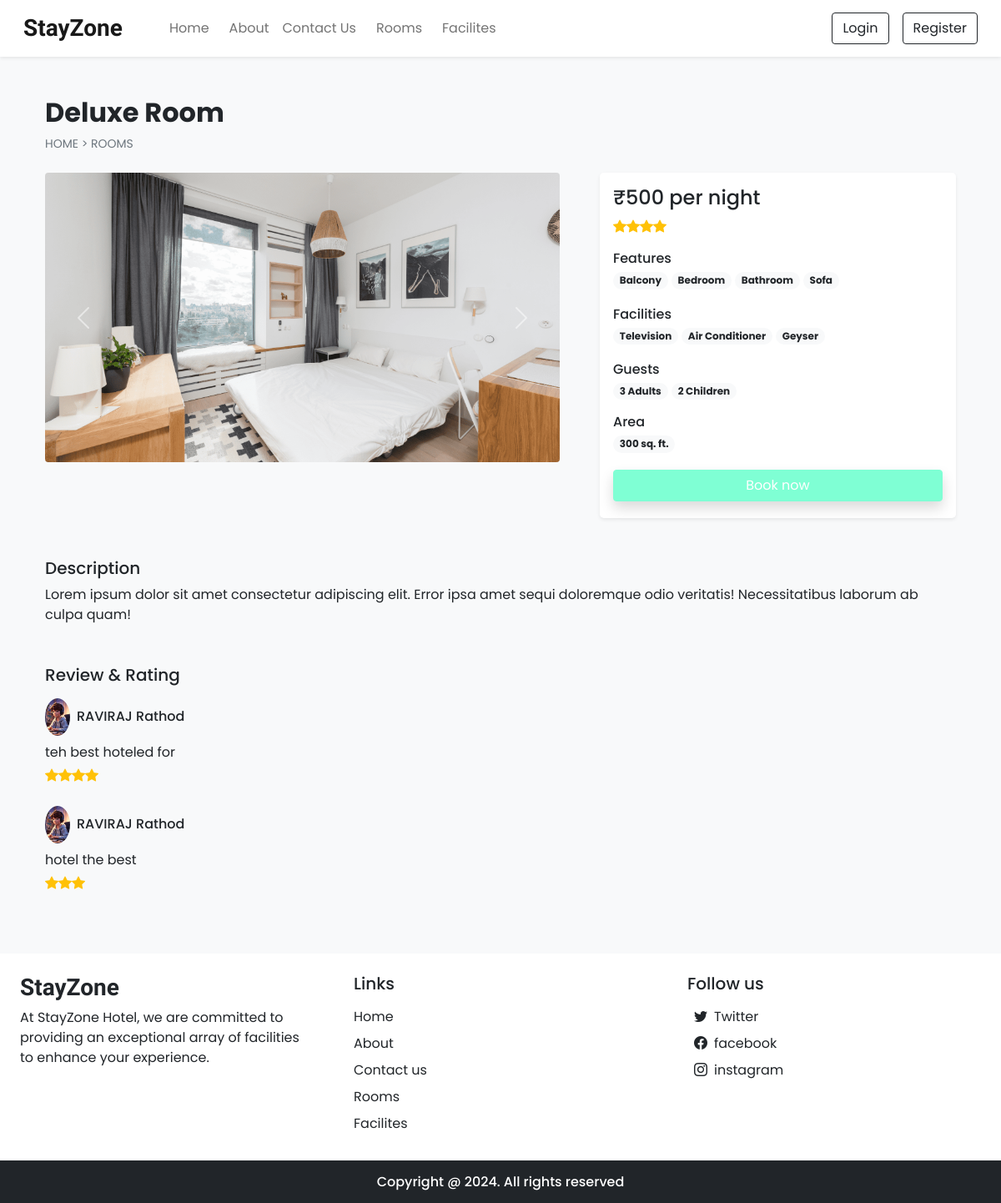
The app's page /room_details.php?id=6 with its own data.
### tables this page shows
CREATE TABLE `settings` (
  `sr_no` int(11) NOT NULL,
  `site_title` varchar(50) NOT NULL,
  `site_about` varchar(250) NOT NULL,
  `shutdown` tinyint(1) NOT NULL
);

CREATE TABLE `rooms` (
  `id` int(11) NOT NULL,
  `name` varchar(150) NOT NULL,
  `area` int(11) NOT NULL,
  `price` int(11) NOT NULL,
  `num_room` int(11) NOT NULL,
  `adult` int(11) NOT NULL,
  `children` int(11) NOT NULL,
  `description` varchar(350) NOT NULL,
  `status` tinyint(4) NOT NULL DEFAULT 1,
  `removed` int(11) NOT NULL DEFAULT 0
);

CREATE TABLE `room_images` (
  `sr_no` int(11) NOT NULL,
  `room_id` int(11) NOT NULL,
  `image` varchar(150) NOT NULL,
  `thumb` tinyint(4) NOT NULL DEFAULT 0
);

CREATE TABLE `features` (
  `id` int(11) NOT NULL,
  `name` varchar(50) NOT NULL
);

CREATE TABLE `facilities` (
  `id` int(11) NOT NULL,
  `icon` varchar(100) NOT NULL,
  `name` varchar(50) NOT NULL,
  `description` varchar(250) NOT NULL
);

CREATE TABLE `rating_review` (
  `sr_no` int(11) NOT NULL,
  `booking_id` int(11) NOT NULL,
  `room_id` int(11) NOT NULL,
  `user_id` int(11) NOT NULL,
  `rating` int(11) NOT NULL,
  `review` varchar(200) NOT NULL,
  `seen` int(11) NOT NULL DEFAULT 0,
  `datentime` datetime NOT NULL DEFAULT current_timestamp()
);

CREATE TABLE `user_cred` (
  `id` int(11) NOT NULL,
  `name` varchar(100) NOT NULL,
  `email` varchar(150) NOT NULL,
  `address` varchar(120) NOT NULL,
  `phonenum` varchar(100) NOT NULL,
  `pincode` int(11) NOT NULL,
  `dob` date NOT NULL,
  `profile` varchar(100) NOT NULL,
  `password` varchar(200) NOT NULL,
  `status` int(11) NOT NULL DEFAULT 1,
  `datentime` datetime NOT NULL DEFAULT current_timestamp()
);

### admin/inc/db_config.php (called while the page is built, shortened)
<?php
function select($sql, $value, $datatype)
{
    $con = $GLOBALS['con'];
    if ($stmt = mysqli_prepare($con, $sql)) {
        mysqli_stmt_bind_param($stmt, $datatype, ...$value);
        if (mysqli_stmt_execute($stmt)) {
            $res = mysqli_stmt_get_result($stmt);
            return $res;
        } else {
            mysqli_stmt_close($stmt);
            die("Query cannot be executed - Select");
        }
    } else {
        die("Query cannot be prepared - Select");
    }
}
?>

### room_details.php (the view, shortened to what this page needs)
<!DOCTYPE html>
<html lang="en">
<head>
  <?php require('inc/links.php'); ?>
</head>
<body class="bg-light">
  <?php require('inc/header.php'); ?>
  <?php
  $data = filteration($_GET);
  $room_res = select("SELECT * FROM `rooms` WHERE `id`=? AND `status`=? AND `removed`=?", [$data['id'], 1, 0], 'iii');
  $room_data = mysqli_fetch_assoc($room_res);
  ?>
  <div class="container">
    <div class="row">
      <div class="col-12 my-5 mb-4 px-4">
        <h2 class="fw-bold"><?php echo $room_data['name'] ?></h2>
        <div style="font-size: 14px;">
          <a href="index.php" class="text-secondary text-decoration-none">HOME</a>
          <span class="text-secondary"> > </span>
          <a href="rooms.php" class="text-secondary text-decoration-none">ROOMS</a>
        </div>
      </div>
      <div class="col-lg-7 col-md-12 px-4">
        <div id="roomCarousel" class="carousel slide" data-bs-ride="carousel">
          <div class="carousel-inner">
            <?php
            $room_img = ROOMS_IMG_PATH . "thumbnail.jpg";
            $img_q = mysqli_query($con, "SELECT * FROM `room_images`
          WHERE `room_id`='$room_data[id]'");
            if (mysqli_num_rows($img_q) > 0) {
              $active_class = 'active';
              while ($img_res = mysqli_fetch_assoc($img_q)) {
                echo "
            <div class='carousel-item $active_class'>
              <img src='" . ROOMS_IMG_PATH . $img_res['image'] . "' class='d-block w-100 rounded'>
            </div>
          ";
                $active_class = '';
              }
            } else {
              echo "<div class='carousel-item active'>
            <img src='$room_img' class='d-block w-100'>
            </div>";
            }
            ?>
          </div>
          <button class="carousel-control-prev" type="button" data-bs-target="#roomCarousel" data-bs-slide="prev">
            <span class="carousel-control-prev-icon" aria-hidden="true"></span>
          </button>
          <button class="carousel-control-next" type="button" data-bs-target="#roomCarousel" data-bs-slide="next">
            <span class="carousel-control-next-icon" aria-hidden="true"></span>
          </button>
        </div>
      </div>
      <div class="col-lg-5 col-md-12 px-4">
        <div class="card mb-4 border-0 shadow-sm rounded-3">
          <div class="card-body">
            <?php
            echo <<<price
                     <h4>₹$room_data[price] per night</h4>
            price;
      $rating_q = "SELECT AVG(rating) AS `avg_rating` FROM `rating_review`
        WHERE `room_id`= '$room_data[id]' ORDER BY `sr_no`  DESC LIMIT 10";
        $rating_res = mysqli_query($con,$rating_q);
        $rating_fetch = mysqli_fetch_assoc($rating_res);
        $rating_data = "";
        if($rating_fetch['avg_rating']!=NULL){
                    for($i=0; $i < $rating_fetch['avg_rating']; $i++){
                    $rating_data .= "<i class='bi bi-star-fill text-warning'></i>";
                      }
                     }
            echo <<<rating
            <div class="mb-3">
            $rating_data
            </div>
            rating;
            $fea_q = mysqli_query($con, "SELECT f.name FROM `features` f
           INNER JOIN `room_features` rfea ON f.id=rfea.features_id
           WHERE rfea.room_id='$room_data[id]'");
            $features_data = "";
            while ($fea_row = mysqli_fetch_assoc($fea_q)) {
              $features_data .= "<span class='badge rounded-pill bg-light text-dark text-wrap me-1 mb-1'>
                   $fea_row[name]
                 </span>";
            }
            echo <<<features
            <div class="mb-3">
                  <h6 class="mb-1">Features </h6>
                   $features_data
                 </div>
          features;
            $fac_q = mysqli_query($con, "SELECT f.name FROM `facilities` f
           INNER JOIN `room_facilities` rfea ON f.id=rfea.facilities_id
           WHERE rfea.room_id='$room_data[id]'");
            $facilities_data = "";
            while ($fac_row = mysqli_fetch_assoc($fac_q)) {
              $facilities_data .= "<span class='badge rounded-pill bg-light text-dark text-wrap me-1 mb-1'>
                   $fac_row[name]
                 </span>";
            }
            echo <<<facilities
            <div class="mb-3">
                  <h6 class="mb-1">Facilities </h6>
                   $facilities_data
                 </div>
            facilities;
            echo <<<guests
            <div class="mb-3 ">
                    <h6 class="mb-1"> Guests</h6>
                    <span class="badge rounded-pill bg-light text-dark  text-wrap">
                      $room_data[adult] Adults
                    </span>
                    <span class="badge rounded-pill bg-light text-dark  text-wrap">
                      $room_data[children] Children
                    </span>
                    </div>
            guests;
            echo <<<area
            <div class="mb-3">
                  <h6 class="mb-1">Area</h6>
                  <span class='badge rounded-pill bg-light text-dark text-wrap me-1 mb-1'>
                  $room_data[area] sq. ft.
                 </span>
                 </div>
            area;
            if (!$settings_r['shutdown']) {
          $login=0;
              echo <<<book
              <button onclick='checkLoginToBook($login,$room_data[id])' class="btn  w-100 text-white custom-bg shadow mb-1">Book now</button>
              book;
            }
            ?>
          </div>
        </div>
      </div>
      <div class=" col-12 mt-4 px-4">
        <div class="mb-5">
          <h5>Description</h5>
          <p>
            <?php echo $room_data['description'] ?>
          </p>
        </div>
        <div>
          <h5 class="mb-3">Review & Rating</h5>
          <?php
        $review_q = "SELECT rr.*,uc.name AS uname, uc.profile ,r.name AS rname FROM `rating_review` rr
                INNER JOIN `user_cred` uc ON rr.user_id = uc.id
                INNER JOIN `rooms` r ON rr.room_id = r.id
                WHERE rr.room_id = '$room_data[id]'
                 ORDER BY `sr_no` DESC LIMIT 10";
                 $review_res =mysqli_query($con,$review_q);
                 $img_path = USERS_IMG_PATH;
                 if(mysqli_num_rows($review_res)==0){
                  echo 'No Review Yet ';
                 }
                 else{
                while($row = mysqli_fetch_assoc($review_res)){
                $stars = "<i class='bi bi-star-fill text-warning'></i>";
                    for($i=1; $i<$row['rating']; $i++){
                      $stars .= "<i class='bi bi-star-fill text-warning'></i>";
                    }
                  echo<<<reviews
                  <div class="mb-4">
                    <div class=" d-flex align-items-center mb-2">
                    <img src="$img_path$row[profile]"class="rounded-circle" loading="lazy" width="30px">
                    <h6 class="m-0 ms-2">$row[uname]</h6>
                   </div>
                    <p class="mb-1">
                   $row[review]
                   </p>
                   <div class="rating">
                  $stars
                    </div>
                  </div>
                  reviews;
                  }
                }
          ?>
        </div>
      </div>
    </div>
  </div>
  <?php require('inc/footer.php'); ?>
</body>
</html>

### inc/header.php (shortened to what this page needs)
<nav id="nav-bar" class="navbar navbar-expand-lg navbar-light bg-white px-lg-3 py-lg-2 shadow-sm sticky-top">
    <div class="container-fluid">
        <a class="navbar-brand me-5 fw-bold fs-3 h-font" href="index.php"> <?php echo $settings_r['site_title'] ?> </a>
        <div class="collapse navbar-collapse" id="navbarSupportedContent">
            <ul class="navbar-nav me-auto mb-2 mb-lg-0">
                <li class="nav-item">
                    <a class="nav-link  me-2" href="index.php">Home</a>
                </li>
                <li class="nav-item">
                    <a class="nav-link" href="about.php">About</a>
                </li>
                <li class="nav-item">
                    <a class="nav-link me-2" href="contact.php">Contact Us</a>
                </li>
                <li class="nav-item">
                    <a class="nav-link me-2" href="rooms.php">Rooms</a>
                </li>
                <li class="nav-item">
                    <a class="nav-link me-2" href="facilites.php">Facilites</a>
                </li>
            </ul>
            <div class="d-flex">
                <?php
                    if(isset($_SESSION['login']) && $_SESSION['login'] == true){
                       $path = USERS_IMG_PATH;
                        echo<<<data
                        <div class="btn-group">
                                <button type="button" class="btn btn-outline-dark shadow-none dropdown-toggle" data-bs-toggle="dropdown" data-bs-display="static" aria-expanded="false">
                                <img src="$path$_SESSION[uPic]"  style="width: 25px; height : 25px;" class="me-1">
                                $_SESSION[uName]
                                </button>
                                <ul class="dropdown-menu dropdown-menu-lg-end">
                                    <li><a class="dropdown-item" href="profile.php">Profile</a></li>
                                    <li><a class="dropdown-item" href="bookings.php">Bookings</a></li>
                                    <li><a class="dropdown-item" href="logout.php">Logout</a></li>
                                </ul>
                                </div>
                        data;
                    }
                    else{
                        echo<<<data
                        <button type="button" class="btn btn-outline-dark shadow-none me-lg-3 me-2" data-bs-toggle="modal" data-bs-target="#loginModal">
                            Login
                        </button>
                        <button type="button" class="btn btn-outline-dark shadow-none " data-bs-toggle="modal" data-bs-target="#registerModal">
                            Register
                        </button>
                        data;
                    }
                ?>
            </div>
        </div>
    </div>
</nav>

### inc/footer.php (shortened to what this page needs)
<div class="container-fluid bg-white mt-5">
  <div class="row">
    <div class="col-lg-4 p-4">
      <h3 class="h-font fw-bold fs-3 mb-2"> <?php echo $settings_r['site_title'] ?></h3>
      <p>
        <?php echo $settings_r['site_about'] ?>
      </p>
    </div>
    <div class="col-lg-4 p-4">
      <h5 class="mb-3"> Links</h5>
      <a href="index.php" class="d-inline-block mb-2 text-dark text-decoration-none">Home</a><br>
      <a href="about.php" class="d-inline-block mb-2 text-dark text-decoration-none">About </a><br>
      <a href="contact.php" class="d-inline-block mb-2 text-dark text-decoration-none">Contact us</a><br>
      <a href="rooms.php" class="d-inline-block mb-2 text-dark text-decoration-none">Rooms</a><br>
      <a href="facilites.php" class="d-inline-block mb-2 text-dark text-decoration-none">Facilites</a><br>
    </div>
    <div class="col-lg-4 p-4">
      <h5 class="mb-3">
        Follow us
      </h5>
      <?php
      if ($contact_r['tw'] != '') {
        echo <<<data
                <a href="$contact_r[tw]" class="d-inline-block mb-2 text-dark text-decoration-none">
                 <i class="bi bi-twitter mb-2 p-2" ></i>Twitter
                 </a><br>
        data;
      }
      ?>
      <a href="<?php echo $contact_r['fb'] ?>" class="d-inline-block mb-2 text-dark text-decoration-none "> <i class="bi bi-facebook mb-2 p-2"></i>facebook</a><br>
      <a href="<?php echo $contact_r['insta'] ?>" class="d-inline-block mb-2 text-dark text-decoration-none "> <i class="bi bi-instagram mb-2 p-2 "></i>instagram</a><br>
    </div>
  </div>
</div>
<h6 class="text-center bg-dark text-white p-3 m-0">Copyright @ 2024. All rights reserved
</h6>

### css/common.css (style rules this page uses)
:root { --teal: #7fffd4; --teal_hover: #279e8c; }
* { font-family: 'Poppins', sans-serif; }
.h-font { font-family: 'Merienda', cursive; }
.custom-bg { background-color: var(--teal); border: 1px solid var(--teal); }

### records on screen
settings: site_title "StayZone", site_about "At StayZone Hotel, we are committed to providing an exceptional array of facilities to enhance your experience."
rooms: name "Deluxe Room", price "500", adult "3", children "2", area "300", description "Lorem ipsum dolor sit amet consectetur adipiscing elit. Error ipsa amet sequi doloremque odio veritatis! Necessitatibus laborum ab culpa quam!"
room_images: image (picture)
features: name "Balcony"
features: name "Bedroom"
features: name "Bathroom"
features: name "Sofa"
facilities: name "Television"
facilities: name "Air Conditioner"
facilities: name "Geyser"
rating_review: user.profile (picture), user.name "RAVIRAJ Rathod", review "teh best hoteled for"
rating_review: user.profile (picture), user.name "RAVIRAJ Rathod", review "hotel the best"
